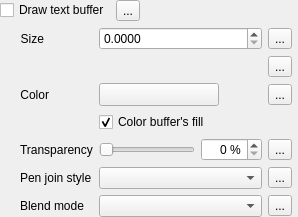
                    <widget class="QWidget" name="scrollAreaWidgetContents_3">
                     <property name="geometry">
                      <rect>
                       <x>0</x>
                       <y>0</y>
                       <width>298</width>
                       <height>208</height>
                      </rect>
                     </property>
                     <layout class="QVBoxLayout" name="verticalLayout_12">
                      <property name="leftMargin">
                       <number>0</number>
                      </property>
                      <property name="topMargin">
                       <number>0</number>
                      </property>
                      <property name="rightMargin">
                       <number>6</number>
                      </property>
                      <property name="bottomMargin">
                       <number>0</number>
                      </property>
                      <item>
                       <layout class="QGridLayout" name="gridLayout_36">
                        <item row="0" column="1">
                         <widget class="QgsDataDefinedButton" name="mBufferDrawDDBtn">
                          <property name="text">
                           <string>...</string>
                          </property>
                         </widget>
                        </item>
                        <item row="0" column="0">
                         <widget class="QCheckBox" name="mBufferDrawChkBx">
                          <property name="sizePolicy">
                           <sizepolicy hsizetype="Maximum" vsizetype="Fixed">
                            <horstretch>0</horstretch>
                            <verstretch>0</verstretch>
                           </sizepolicy>
                          </property>
                          <property name="text">
                           <string>Draw text buffer</string>
                          </property>
                         </widget>
                        </item>
                        <item row="0" column="2">
                         <spacer name="horizontalSpacer_13">
                          <property name="orientation">
                           <enum>Qt::Horizontal</enum>
                          </property>
                          <property name="sizeHint" stdset="0">
                           <size>
                            <width>0</width>
                            <height>20</height>
                           </size>
                          </property>
                         </spacer>
                        </item>
                        <item row="1" column="0" colspan="3">
                         <widget class="QFrame" name="mBufferFrame">
                          <layout class="QGridLayout" name="gridLayout_12">
                           <property name="leftMargin">
                            <number>20</number>
                           </property>
                           <property name="topMargin">
                            <number>0</number>
                           </property>
                           <property name="rightMargin">
                            <number>0</number>
                           </property>
                           <property name="bottomMargin">
                            <number>0</number>
                           </property>
                           <item row="1" column="2">
                            <widget class="QgsDataDefinedButton" name="mBufferUnitsDDBtn">
                             <property name="text">
                              <string>...</string>
                             </property>
                            </widget>
                           </item>
                           <item row="6" column="2">
                            <widget class="QgsDataDefinedButton" name="mBufferBlendModeDDBtn">
                             <property name="text">
                              <string>...</string>
                             </property>
                            </widget>
                           </item>
                           <item row="5" column="1">
                            <widget class="QgsPenJoinStyleComboBox" name="mBufferJoinStyleComboBox">
                             <property name="sizePolicy">
                              <sizepolicy hsizetype="Expanding" vsizetype="Fixed">
                               <horstretch>0</horstretch>
                               <verstretch>0</verstretch>
                              </sizepolicy>
                             </property>
                            </widget>
                           </item>
                           <item row="2" column="0">
                            <widget class="QLabel" name="label_32">
                             <property name="sizePolicy">
                              <sizepolicy hsizetype="Maximum" vsizetype="Preferred">
                               <horstretch>0</horstretch>
                               <verstretch>0</verstretch>
                              </sizepolicy>
                             </property>
                             <property name="text">
                              <string>Color</string>
                             </property>
                             <property name="alignment">
                              <set>Qt::AlignRight|Qt::AlignTrailing|Qt::AlignVCenter</set>
                             </property>
                            </widget>
                           </item>
                           <item row="5" column="0">
                            <widget class="QLabel" name="label_5">
                             <property name="text">
                              <string>Pen join style</string>
                             </property>
                            </widget>
                           </item>
                           <item row="0" column="1">
                            <widget class="QgsDoubleSpinBox" name="spinBufferSize">
                             <property name="sizePolicy">
                              <sizepolicy hsizetype="Expanding" vsizetype="Fixed">
                               <horstretch>0</horstretch>
                               <verstretch>0</verstretch>
                              </sizepolicy>
                             </property>
                             <property name="minimumSize">
                              <size>
                               <width>0</width>
                               <height>0</height>
                              </size>
                             </property>
                             <property name="suffix">
                              <string/>
                             </property>
                             <property name="decimals">
                              <number>4</number>
                             </property>
                             <property name="maximum">
                              <double>999999999.000000000000000</double>
                             </property>
                             <property name="singleStep">
                              <double>0.100000000000000</double>
                             </property>
                             <property name="showClearButton" stdset="0">
                              <bool>false</bool>
                             </property>
                            </widget>
                           </item>
                           <item row="4" column="1">
                            <widget class="QFrame" name="frame_5">
                             <property name="sizePolicy">
                              <sizepolicy hsizetype="Preferred" vsizetype="Maximum">
                               <horstretch>0</horstretch>
                               <verstretch>0</verstretch>
                              </sizepolicy>
                             </property>
                             <layout class="QHBoxLayout" name="horizontalLayout_10">
                              <property name="margin">
                               <number>0</number>
                              </property>
                              <item>
                               <widget class="QSlider" name="mBufferTranspSlider">
                                <property name="enabled">
                                 <bool>true</bool>
                                </property>
                                <property name="sizePolicy">
                                 <sizepolicy hsizetype="Expanding" vsizetype="Fixed">
                                  <horstretch>0</horstretch>
                                  <verstretch>0</verstretch>
                                 </sizepolicy>
                                </property>
                                <property name="minimumSize">
                                 <size>
                                  <width>0</width>
                                  <height>0</height>
                                 </size>
                                </property>
                                <property name="maximumSize">
                                 <size>
                                  <width>16777215</width>
                                  <height>16777215</height>
                                 </size>
                                </property>
                                <property name="maximum">
                                 <number>100</number>
                                </property>
                                <property name="orientation">
                                 <enum>Qt::Horizontal</enum>
                                </property>
                               </widget>
                              </item>
                              <item>
                               <widget class="QgsSpinBox" name="mBufferTranspSpinBox">
                                <property name="enabled">
                                 <bool>true</bool>
                                </property>
                                <property name="alignment">
                                 <set>Qt::AlignRight|Qt::AlignTrailing|Qt::AlignVCenter</set>
                                </property>
                                <property name="suffix">
                                 <string> %</string>
                                </property>
                                <property name="maximum">
                                 <number>100</number>
                                </property>
                               </widget>
                              </item>
                             </layout>
                            </widget>
                           </item>
                           <item row="4" column="0">
                            <widget class="QLabel" name="mBufferTranspLabel_2">
                             <property name="enabled">
                              <bool>true</bool>
                             </property>
                             <property name="text">
                              <string>Transparency</string>
                             </property>
                            </widget>
                           </item>
                           <item row="6" column="0">
                            <widget class="QLabel" name="labelBufferBlend">
                             <property name="text">
                              <string>Blend mode</string>
                             </property>
                            </widget>
                           </item>
                           <item row="4" column="2">
                            <widget class="QgsDataDefinedButton" name="mBufferTranspDDBtn">
                             <property name="text">
                              <string>...</string>
                             </property>
                            </widget>
                           </item>
                           <item row="5" column="2">
                            <widget class="QgsDataDefinedButton" name="mBufferJoinStyleDDBtn">
                             <property name="text">
                              <string>...</string>
                             </property>
                            </widget>
                           </item>
                           <item row="2" column="1">
                            <widget class="QgsColorButtonV2" name="btnBufferColor">
                             <property name="sizePolicy">
                              <sizepolicy hsizetype="Fixed" vsizetype="Fixed">
                               <horstretch>0</horstretch>
                               <verstretch>0</verstretch>
                              </sizepolicy>
                             </property>
                             <property name="minimumSize">
                              <size>
                               <width>120</width>
                               <height>0</height>
                              </size>
                             </property>
                             <property name="maximumSize">
                              <size>
                               <width>120</width>
                               <height>16777215</height>
                              </size>
                             </property>
                             <property name="text">
                              <string/>
                             </property>
                            </widget>
                           </item>
                           <item row="0" column="2">
                            <widget class="QgsDataDefinedButton" name="mBufferSizeDDBtn">
                             <property name="text">
                              <string>...</string>
                             </property>
                            </widget>
                           </item>
                           <item row="2" column="2">
                            <widget class="QgsDataDefinedButton" name="mBufferColorDDBtn">
                             <property name="text">
                              <string>...</string>
                             </property>
                            </widget>
                           </item>
                           <item row="0" column="0">
                            <widget class="QLabel" name="label_31">
                             <property name="sizePolicy">
                              <sizepolicy hsizetype="Maximum" vsizetype="Preferred">
                               <horstretch>0</horstretch>
                               <verstretch>0</verstretch>
                              </sizepolicy>
                             </property>
                             <property name="text">
                              <string>Size</string>
                             </property>
                             <property name="alignment">
                              <set>Qt::AlignRight|Qt::AlignTrailing|Qt::AlignVCenter</set>
                             </property>
                            </widget>
                           </item>
                           <item row="6" column="1">
                            <widget class="QgsBlendModeComboBox" name="comboBufferBlendMode"/>
                           </item>
                           <item row="3" column="1">
                            <widget class="QCheckBox" name="mBufferTranspFillChbx">
                             <property name="text">
                              <string>Color buffer's fill</string>
                             </property>
                             <property name="checked">
                              <bool>true</bool>
                             </property>
                            </widget>
                           </item>
                           <item row="1" column="1">
                            <widget class="QgsUnitSelectionWidget" name="mBufferUnitWidget" native="true"/>
                           </item>
                          </layout>
                         </widget>
                        </item>
                       </layout>
                      </item>
                      <item>
                       <spacer name="verticalSpacer">
                        <property name="orientation">
                         <enum>Qt::Vertical</enum>
                        </property>
                        <property name="sizeHint" stdset="0">
                         <size>
                          <width>20</width>
                          <height>0</height>
                         </size>
                        </property>
                       </spacer>
                      </item>
                     </layout>
                    </widget>
